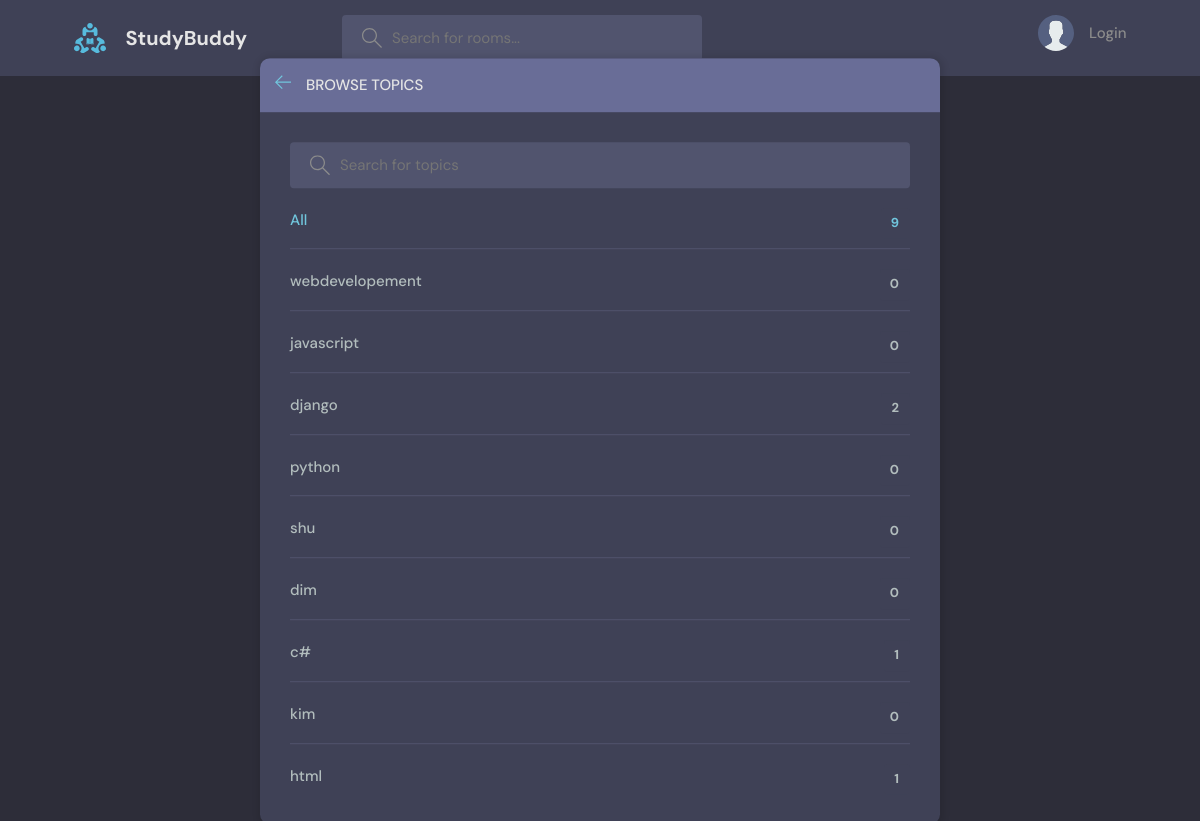
Page /topics/ on the committed database.
### base/models.py (models this page shows, shortened)
class Topic(models.Model):
    name=models.CharField(max_length=200)

### base/views.py (the view)
# urls.py: path('topics/', views.topicsPage,name="topics"),
def topicsPage(request):
    q=request.GET.get('q') if request.GET.get('q') !=None else ''
    topics=Topic.objects.filter(name__icontains=q)
    return render(request,'base/topics.html',{'topics':topics})

### base/templates/base/topics.html (shortened to what this page needs)
{%extends 'main.html' %}
{% block content %}
    <main class="create-room layout">
      <div class="container">
        <div class="layout__box">
          <div class="layout__boxHeader">
            <div class="layout__boxTitle">
              <a href="{% url 'home' %}">
                <svg version="1.1" xmlns="http://www.w3.org/2000/svg" width="32" height="32" viewBox="0 0 32 32">
                  <title>arrow-left</title>
                  <path
                    d="M13.723 2.286l-13.723 13.714 13.719 13.714 1.616-1.611-10.96-10.96h27.625v-2.286h-27.625l10.965-10.965-1.616-1.607z"
                  ></path>
                </svg>
              </a>
              <h3>Browse Topics</h3>
            </div>
          </div>
          <div class="topics-page layout__body">
            <form action="" method="GET" class="header__search">
              <label>
                <input name="q" placeholder="Search for topics" />
              </label>
            </form>
            <ul class="topics__list">
              <li>
                <a href="{% url 'topics'%}" class="active">All <span>{{topics.count}}</span></a>
              </li>
              {% for topic in topics %}
              <li>
                <a href="{% url 'home' %}?q={{topic.name}}">{{topic.name}}<span>{{topic.room_set.all.count}}</span></a>
              </li>
             {% endfor %}
            </ul>
          </div>
        </div>
      </div>
    </main>
{% endblock content %}

### static/styles/style.css (style rules this page uses)
:root { --color-main: #71c6dd; --color-main-light: #e1f6fb; --color-dark: #3f4156; --color-dark-medium: #51546e; --color-dark-light: #696d97; --color-light: #e5e5e5; --color-gray: #8b8b8b; --color-light-gray: #b2bdbd; --color-bg: #2d2d39; --color-success: #5dd693; --color-error: #fc4b0b; }
* { font-family: "DM Sans", -apple-system, BlinkMacSystemFont, "Segoe UI", Roboto, Oxygen, Ubuntu, Cantarell, "Open Sans", "Helvetica Neue", sans-serif; margin: 0; padding: 0; box-sizing: border-box; text-rendering: optimizeLegibility; font-size: inherit; }
html { font-size: 56.25%; }
@media only screen and (min-width: 1200px) { html { font-size: 62.5%; } }
body { line-height: 1.6; font-weight: 400; font-size: 1.5rem; color: var(--color-light-gray); background-color: var(--color-bg); min-height: 100vh; }
a { display: inline-block; color: var(--color-main); text-decoration: none; }
.container { max-width: 120rem; width: 90%; margin: auto; }
.header__search > label { background-color: var(--color-dark-medium); padding: 1.3rem 1rem; display: flex; align-items: center; gap: 1rem; border-radius: 4px; }
.header__search svg { fill: var(--color-gray); width: 2rem; height: 2rem; margin-left: 1rem; }
.header__search input { width: 30rem; background: transparent; border: none; outline: none; color: var(--color-light); }
.layout { margin-top: 2.4rem; }
.layout > .container { display: flex; justify-content: space-between; align-items: flex-start; }
.layout__box { width: 90%; max-width: 48rem; min-height: 40rem; position: absolute; top: 50%; left: 50%; transform: translate(-50%, -46%); background-color: var(--color-dark); border-radius: 1rem; box-shadow: 1px 1px 6px 3px rgba(0, 0, 0, 0.1); overflow: hidden; }
.layout__boxHeader { display: flex; padding: 1.5rem; background-color: var(--color-dark-light); }
.layout__boxTitle { display: flex; gap: 1.5rem; align-items: center; }
.layout__boxTitle h3 { text-transform: uppercase; font-weight: 500; color: var(--color-light); }
.layout__boxTitle svg { width: 1.6rem; height: 1.6rem; fill: var(--color-main); }
.layout__body { margin: 3rem; }
.topics__list { list-style: none; }
.topics__list li a { display: flex; justify-content: space-between; margin-bottom: 3rem; font-weight: 500; color: var(--color-light-gray); transition: all 0.3s ease-in-out; }
.topics__list li a.active, .topics__list li a:hover { color: var(--color-main); }
.topics__list li a span { padding: 0.5rem 1rem; background-color: var(--color-dark); border-radius: 3px; font-size: 1.3rem; font-weight: 700; letter-spacing: 1px; }
.topics-page .topics__list li:not(:last-child) a { margin: 2rem 0; padding-bottom: 1rem; text-decoration: none; border-bottom: 1px solid var(--color-dark-medium); }
.topics-page .header__search { display: block; }
.create-room.layout .layout__box { max-width: 68rem; }

### rows in the picture
Topic: name "webdevelopement", room_set.all.count "0"
Topic: name "javascript", room_set.all.count "0"
Topic: name "django", room_set.all.count "2"
Topic: name "python", room_set.all.count "0"
Topic: name "shu", room_set.all.count "0"
Topic: name "dim", room_set.all.count "0"
Topic: name "c#", room_set.all.count "1"
Topic: name "kim", room_set.all.count "0"
Topic: name "html", room_set.all.count "1"

### other values in the picture
{{ topics.count }} "9"
